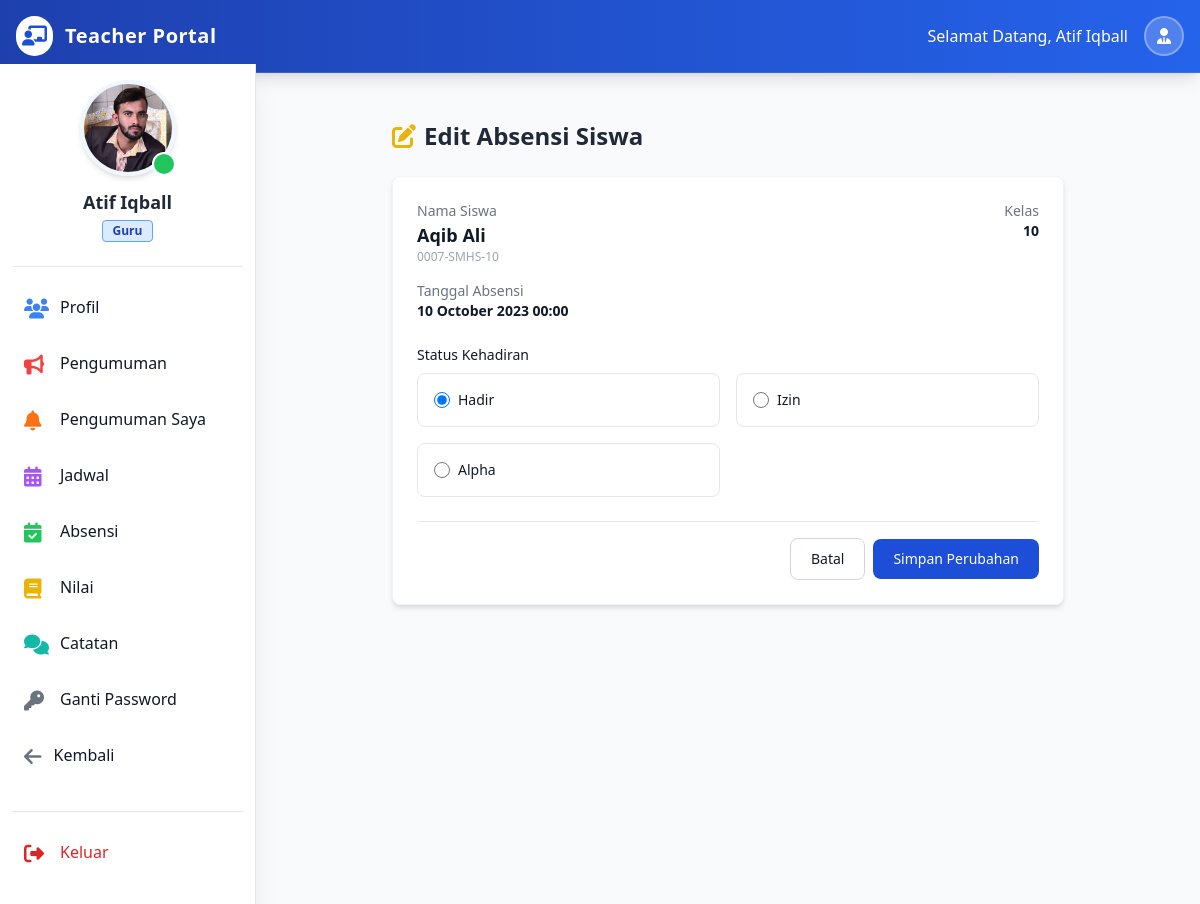
Screenshot of /guru/index.php?edit_absensi_id=48 (signed in) with the database file from the repository.
### tables this page shows
CREATE TABLE `guru` (
  `id_guru` int NOT NULL,
  `nama_guru` varchar(100) NOT NULL,
  `email_guru` varchar(100) NOT NULL,
  `password_guru` varchar(200) NOT NULL,
  `tanggal_lahir_guru` date NOT NULL,
  `foto_guru` varchar(300) NOT NULL,
  `mapel_guru` varchar(50) NOT NULL,
  `telepon_guru` varchar(30) NOT NULL,
  `alamat_guru` varchar(100) NOT NULL,
  `umur_guru` int NOT NULL,
  `jekel_guru` enum('Laki_Laki','Perempuan') NOT NULL,
  `status_guru` enum('Aktif','Disable') NOT NULL DEFAULT 'Aktif',
  `tanggal_regis_guru` datetime NOT NULL DEFAULT CURRENT_TIMESTAMP
);

CREATE TABLE `absensi` (
  `id_absensi` int NOT NULL,
  `a_id_guru` int NOT NULL,
  `a_id_kelas` int NOT NULL,
  `a_id_siswa` int NOT NULL,
  `status_absensi` enum('Hadir','Alpha','Izin') NOT NULL,
  `tanggal_absensi` datetime NOT NULL DEFAULT CURRENT_TIMESTAMP
);

CREATE TABLE `siswa` (
  `id_siswa` int NOT NULL,
  `id_sims` varchar(20) NOT NULL,
  `nama_siswa` varchar(100) NOT NULL,
  `email_siswa` varchar(30) NOT NULL,
  `password_siswa` varchar(200) NOT NULL,
  `kelas_siswa` int NOT NULL,
  `seksi_siswa` int NOT NULL,
  `tanggal_lahir_siswa` date NOT NULL,
  `foto_siswa` varchar(300) NOT NULL,
  `telepon_siswa` varchar(30) NOT NULL,
  `alamat_siswa` varchar(200) NOT NULL,
  `umur_siswa` int NOT NULL,
  `jekel_siswa` enum('Laki_Laki','Perempuan') NOT NULL,
  `status_siswa` enum('Aktif','Disable') NOT NULL DEFAULT 'Aktif',
  `tanggal_regis_siswa` datetime NOT NULL DEFAULT CURRENT_TIMESTAMP,
  `nik_ortu` varchar(20) DEFAULT NULL
);

CREATE TABLE `kelas` (
  `id_kelas` int NOT NULL,
  `nama_kelas` varchar(50) NOT NULL,
  `nama_mapel` varchar(300) NOT NULL,
  `nama_seksi` varchar(50) NOT NULL,
  `k_id_guru` int NOT NULL,
  `created_at` datetime NOT NULL DEFAULT CURRENT_TIMESTAMP
);

### guru/edit_absensi.php (the view, shortened to what this page needs)
<div class="p-4 sm:ml-64">
    <div class="max-w-2xl mx-auto mt-10">
        <div class="mb-6">
            <h1 class="text-2xl font-bold text-gray-800 flex items-center">
                <i class="fas fa-edit text-yellow-500 mr-2"></i> Edit Absensi Siswa
            </h1>
        </div>
        <?php
        if (isset($_GET['edit_absensi_id'])) {
            $id = $_GET['edit_absensi_id'];
            $sql = "SELECT a.*, s.nama_siswa, s.id_sims, k.nama_kelas
                    FROM `absensi` a
                    JOIN `siswa` s ON a.a_id_siswa = s.id_siswa
                    JOIN `kelas` k ON a.a_id_kelas = k.id_kelas
                    WHERE a.id_absensi = '$id'";
            $result = $conn->query($sql);
            if ($result && $result->num_rows > 0) {
                $row = $result->fetch_assoc();
        ?>
        <div class="bg-white rounded-lg shadow-md overflow-hidden border border-gray-100">
            <div class="p-6">
                <div class="grid grid-cols-2 gap-4 mb-6 text-sm">
                    <div>
                        <p class="text-gray-500">Nama Siswa</p>
                        <p class="font-semibold text-gray-900 text-lg"><?= htmlspecialchars($row['nama_siswa']) ?></p>
                        <p class="text-xs text-gray-400"><?= $row['id_sims'] ?></p>
                    </div>
                    <div class="text-right">
                        <p class="text-gray-500">Kelas</p>
                        <p class="font-semibold text-gray-900"><?= htmlspecialchars($row['nama_kelas']) ?></p>
                    </div>
                    <div>
                        <p class="text-gray-500">Tanggal Absensi</p>
                        <p class="font-semibold text-gray-900"><?= date('d F Y H:i', strtotime($row['tanggal_absensi'])) ?></p>
                    </div>
                </div>
                <form method="post" class="space-y-6">
                     <div>
                        <label class="block mb-2 text-sm font-medium text-gray-900">Status Kehadiran</label>
                        <div class="grid grid-cols-2 gap-4">
                            <label class="flex items-center p-4 border border-gray-200 rounded-lg cursor-pointer hover:bg-gray-50">
                                <input type="radio" name="status" value="Hadir" class="w-4 h-4 text-green-600 bg-gray-100 border-gray-300 focus:ring-green-500" <?= $row['status_absensi'] == 'Hadir' ? 'checked' : '' ?>>
                                <span class="ml-2 text-sm font-medium text-gray-900">Hadir</span>
                            </label>
                            <label class="flex items-center p-4 border border-gray-200 rounded-lg cursor-pointer hover:bg-gray-50">
                                <input type="radio" name="status" value="Izin" class="w-4 h-4 text-yellow-400 bg-gray-100 border-gray-300 focus:ring-yellow-500" <?= $row['status_absensi'] == 'Izin' ? 'checked' : '' ?>>
                                <span class="ml-2 text-sm font-medium text-gray-900">Izin</span>
                            </label>
                            <label class="flex items-center p-4 border border-gray-200 rounded-lg cursor-pointer hover:bg-gray-50">
                                <input type="radio" name="status" value="Alpha" class="w-4 h-4 text-red-600 bg-gray-100 border-gray-300 focus:ring-red-500" <?= $row['status_absensi'] == 'Alpha' ? 'checked' : '' ?>>
                                <span class="ml-2 text-sm font-medium text-gray-900">Alpha</span>
                            </label>
                        </div>
                    </div>
                    <div class="flex items-center justify-end space-x-2 border-t pt-4">
                        <a href="index.php?absensi" class="text-gray-900 bg-white border border-gray-300 focus:outline-none hover:bg-gray-100 focus:ring-4 focus:ring-gray-200 font-medium rounded-lg text-sm px-5 py-2.5">Batal</a>
                        <button type="submit" name="update_attendance" class="text-white bg-blue-700 hover:bg-blue-800 focus:ring-4 focus:ring-blue-300 font-medium rounded-lg text-sm px-5 py-2.5">
                            Simpan Perubahan
                        </button>
                    </div>
                </form>
            </div>
        </div>
        <?php
            } else {
                echo "<div class='p-4 mb-4 text-sm text-red-800 rounded-lg bg-red-50' role='alert'>Data tidak ditemukan.</div>";
            }
        }
        ?>
    </div>
</div>

### guru/partials/teacher_sidebar.php (shortened to what this page needs)
<?php
    require_once('../partials/_connection.php');
    $teacher_id = $_SESSION['teacher_id'];
    $sidebar_sql = "SELECT * FROM `guru` WHERE id_guru = '$teacher_id'";
    $sidebar_result = $conn->query($sidebar_sql);
    if ($sidebar_result && $sidebar_result->num_rows > 0) {
        $sidebar_row = $sidebar_result->fetch_assoc();
        $teacher_pic = $sidebar_row['foto_guru'];
        $teacher_name = $sidebar_row['nama_guru'];
    } else {
        $teacher_pic = $_SESSION['teacher_pic'];
        $teacher_name = $_SESSION['teacher_name'];
        $teacher_email = $_SESSION['teacher_email'];
    }
?>
<aside class="fixed left-0 top-16 w-64 h-full bg-white shadow-xl overflow-y-auto border-r border-gray-200 z-40 transition-transform -translate-x-full sm:translate-x-0" id="logo-sidebar" aria-label="Sidebar">
    <div class="h-full px-3 py-4 overflow-y-auto bg-white pb-24">
        <div class="flex flex-col items-center pb-6 border-b border-gray-200 mb-4">
            <div class="relative">
                <img class="w-24 h-24 rounded-full object-cover border-4 border-blue-50 shadow-md" src="../admin/admin_images/registration/<?= $teacher_pic ?>" alt="Profile" onerror="this.src='https://ui-avatars.com/api/?name=<?= urlencode($teacher_name) ?>&background=random'">
                <div class="absolute bottom-0 right-0 w-6 h-6 bg-green-500 border-2 border-white rounded-full"></div>
            </div>
            <h5 class="mt-3 text-lg font-bold text-gray-800 text-center"><?= htmlspecialchars($teacher_name) ?></h5>
            <div class="flex flex-col items-center text-sm text-gray-500 mt-1">
                <span class="bg-blue-100 text-blue-800 text-xs font-semibold px-2.5 py-0.5 rounded border border-blue-400">Guru</span>
            </div>
        </div>
        <ul class="space-y-2 font-medium">
            <li>
                <a href="index.php?profil" class="flex items-center p-3 text-gray-900 rounded-lg hover:bg-blue-50 group transition duration-200">
                    <i class="fas fa-users w-6 h-6 text-xl text-blue-500 group-hover:text-blue-700"></i>
                    <span class="ml-3 group-hover:translate-x-1 transition-transform">Profil</span>
                </a>
            </li>
            <li>
                <a href="index.php?pengumuman" class="flex items-center p-3 text-gray-900 rounded-lg hover:bg-blue-50 group transition duration-200">
                    <i class="fas fa-bullhorn w-6 h-6 text-xl text-red-500 group-hover:text-red-700"></i>
                    <span class="ml-3 group-hover:translate-x-1 transition-transform">Pengumuman</span>
                </a>
            </li>
            <li>
                <a href="index.php?pengumuman_saya" class="flex items-center p-3 text-gray-900 rounded-lg hover:bg-blue-50 group transition duration-200">
                    <i class="fas fa-bell w-6 h-6 text-xl text-orange-500 group-hover:text-orange-700"></i>
                    <span class="ml-3 group-hover:translate-x-1 transition-transform">Pengumuman Saya</span>
                </a>
            </li>
            <li>
                <a href="index.php?jadwal" class="flex items-center p-3 text-gray-900 rounded-lg hover:bg-blue-50 group transition duration-200">
                    <i class="fas fa-calendar-alt w-6 h-6 text-xl text-purple-500 group-hover:text-purple-700"></i>
                    <span class="ml-3 group-hover:translate-x-1 transition-transform">Jadwal</span>
                </a>
            </li>
            <li>
                <a href="index.php?absensi" class="flex items-center p-3 text-gray-900 rounded-lg hover:bg-blue-50 group transition duration-200">
                    <i class="fas fa-calendar-check w-6 h-6 text-xl text-green-500 group-hover:text-green-700"></i>
                    <span class="ml-3 group-hover:translate-x-1 transition-transform">Absensi</span>
                </a>
            </li>
            <li>
                <a href="index.php?nilai" class="flex items-center p-3 text-gray-900 rounded-lg hover:bg-blue-50 group transition duration-200">
                    <i class="fas fa-book w-6 h-6 text-xl text-yellow-500 group-hover:text-yellow-700"></i>
                    <span class="ml-3 group-hover:translate-x-1 transition-transform">Nilai</span>
                </a>
            </li>
            <li>
                <a href="index.php?catatan" class="flex items-center p-3 text-gray-900 rounded-lg hover:bg-blue-50 group transition duration-200">
                    <i class="fas fa-comments w-6 h-6 text-xl text-teal-500 group-hover:text-teal-700"></i>
                    <span class="ml-3 group-hover:translate-x-1 transition-transform">Catatan</span>
                </a>
            </li>
            <li>
                <a href="index.php?ganti_password" class="flex items-center p-3 text-gray-900 rounded-lg hover:bg-blue-50 group transition duration-200">
                    <i class="fas fa-key w-6 h-6 text-xl text-gray-500 group-hover:text-gray-700"></i>
                    <span class="ml-3 group-hover:translate-x-1 transition-transform">Ganti Password</span>
                </a>
            </li>
             <li>
                <a href="../index.php" class="flex items-center p-3 text-gray-900 rounded-lg hover:bg-blue-50 group transition duration-200">
                    <i class="fas fa-arrow-left w-  6 h-6 text-xl text-gray-500 group-hover:text-gray-700"></i>
                    <span class="ml-3 group-hover:translate-x-1 transition-transform">Kembali</span>
                </a>
            </li>
        </ul>
        <div class="mt-8 border-t border-gray-200 pt-4">
            <ul class="space-y-2 font-medium">
                <li>
                     <a href="index.php?logout" class="flex items-center p-3 text-red-600 rounded-lg hover:bg-red-50 group transition duration-200">
                        <i class="fas fa-sign-out-alt w-6 h-6 text-xl"></i>
                        <span class="ml-3">Keluar</span>
                    </a>
                </li>
            </ul>
        </div>
    </div>
</aside>

### guru/partials/teacher_head.php (style rules this page uses)
body { font-family: 'Inter', sans-serif; background-color: #f3f4f6; }

### rows the page displays
guru: foto_guru (picture), nama_guru "Atif Iqball"
absensi: siswa.nama_siswa "Aqib Ali", siswa.id_sims "0007-SMHS-10", kelas.nama_kelas "10", tanggal_absensi "10 October 2023 00:00", status_absensi "☑ Hadir", status_absensi "☐ Izin", status_absensi "☐ Alpha"

### other values shown
$teacher_name "Atif Iqball"
